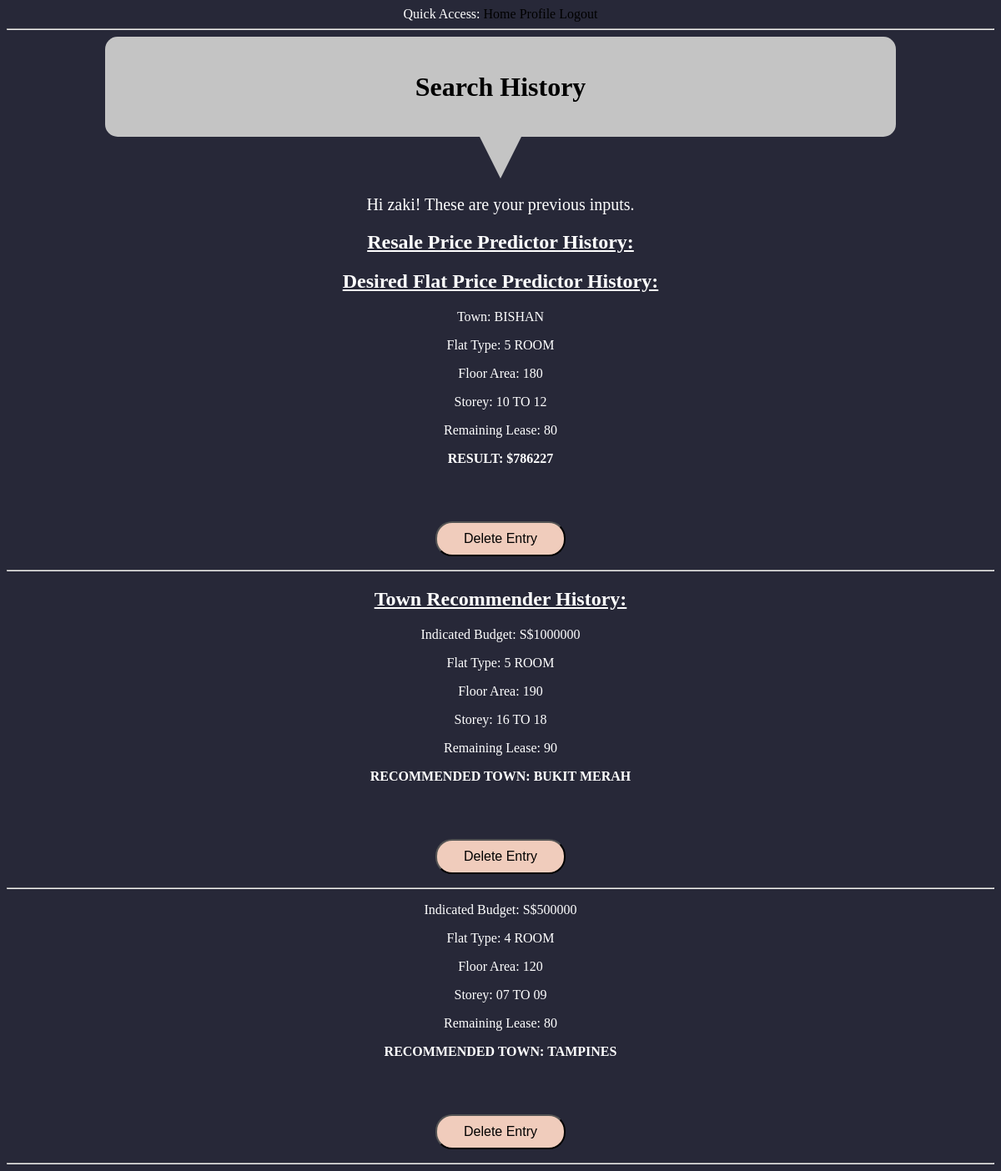
The page /user/zaki (signed in) on the database its author committed.
### app/models.py (models this page shows, shortened)
class User(UserMixin, db.Model):
    id = db.Column(db.Integer, primary_key=True)
    username = db.Column(db.String(64), index=True, unique=True)
    password_hash = db.Column(db.String(128))
    posts = db.relationship('Post', backref='author', lazy='dynamic')
    resaleInput = db.relationship(
        'resaleInput', backref='author', lazy='dynamic')
    flatpriceInput = db.relationship(
        'flatpriceInput', backref='author', lazy='dynamic')
    townInput = db.relationship('townInput', backref='author', lazy='dynamic')

class flatpriceInput(db.Model):
    id = db.Column(db.Integer, primary_key=True)
    town = db.Column(db.String(64))
    flatType = db.Column(db.String(64))
    floorArea = db.Column(db.Integer)
    storey = db.Column(db.String(64))
    age = db.Column(db.Integer)
    OUTPUT = db.Column(db.Integer)
    user_id = db.Column(db.Integer, db.ForeignKey('user.id'))

class townInput(db.Model):
    id = db.Column(db.Integer, primary_key=True)
    budget = db.Column(db.Integer)
    flatType = db.Column(db.String(64))
    floorArea = db.Column(db.Integer)
    storey = db.Column(db.String(64))
    age = db.Column(db.Integer)
    OUTPUT1 = db.Column(db.String(64))
    OUTPUT2 = db.Column(db.String(64))
    OUTPUT3 = db.Column(db.String(64))
    user_id = db.Column(db.Integer, db.ForeignKey('user.id'))

### app/routes.py (the view)
@app.route('/user/<username>')
@login_required
def user(username):
    user = User.query.filter_by(username=username).first_or_404()
    return render_template('user.html', user=user)

### app/models.py (called while the page is built)
@login.user_loader
def load_user(id):
    return User.query.get(int(id))

### app/templates/user.html (shortened to what this page needs)
{% extends "base.html" %} {% block content %}
<html>
  <head>
  </head>
  <body>
    <h1 id="header">Search History</h1>
    <div class="triangle-down"></div>
    <p style="font-size: 20px">
      Hi {{ user.username }}! These are your previous inputs.
    </p>
    <h2><u>Resale Price Predictor History:</u></h2>
    <h2><u>Desired Flat Price Predictor History:</u></h2>
    {% for ri in user.flatpriceInput %}
    <div><p>Town: {{ ri.town }}</p></div>
    <div><p>Flat Type: {{ ri.flatType }}</p></div>
    <div><p>Floor Area: {{ ri.floorArea }}</p></div>
    <div><p>Storey: {{ ri.storey }}</p></div>
    <div><p>Remaining Lease: {{ ri.age }}</p></div>
    <div>
      <p><b>RESULT: ${{ ri.OUTPUT }}</b></p>
    </div>
    <p>
      <button id="delete">
        <a
          class="del"
          href="{{ url_for('deletebuyer',username=current_user.username, id = ri.id) }}"
          >Delete Entry</a
        >
      </button>
    </p>
    <hr />
    {% endfor %}
    <h2><u>Town Recommender History:</u></h2>
    {% for ri in user.townInput %}
    <div><p>Indicated Budget: S${{ ri.budget }}</p></div>
    <div><p>Flat Type: {{ ri.flatType }}</p></div>
    <div><p>Floor Area: {{ ri.floorArea }}</p></div>
    <div><p>Storey: {{ ri.storey }}</p></div>
    <div><p>Remaining Lease: {{ ri.age }}</p></div>
    <div>
      <p><b>RECOMMENDED TOWN: {{ ri.OUTPUT1 }}</b></p>
    </div>
    <p>
      <button id="delete">
        <a
          class="del"
          href="{{ url_for('deletetown',username=current_user.username, id = ri.id) }}"
          >Delete Entry</a
        >
      </button>
    </p>
    <hr />
    {% endfor %} {% endblock %}

### app/templates/base.html (shortened to what this page needs)
<html>
  <head>
  </head>
  <body>
    <div>
      Quick Access:
      <a href="{{ url_for('index') }}">Home</a>
      {% if current_user.is_anonymous %}
      <a href="{{ url_for('login') }}">Login</a>
      {% else %}
      <a href="{{ url_for('user', username=current_user.username) }}"
        >Profile</a
      >
      <a href="{{ url_for('logout') }}">Logout</a>
      {% endif %}
    </div>
    <hr />
     {% block content %}{% endblock %}
  </body>
</html>

### app/templates/base.html (style rules this page uses)
body { text-align: center; background-color: #272838; color: white; }
#header { color: black; text-align: center; border-radius: 15px; background-color: #c4c4c4; height: 15vh; width: 80%; vertical-align: middle; line-height: 15vh; margin: 0 auto 0 auto; }
.triangle-down { width: 0; height: 0; border-left: 25px solid transparent; border-right: 25px solid transparent; border-top: 50px solid #c4c4c4; margin: 0 auto 0 auto; }
#delete { margin-top: 50px; background-color: #f0ccbc; border-radius: 20px; padding: 10px 32px; font-size: 16px; }
a:link { color: black; text-decoration: none; }

### rows shown on the page
User: username "zaki"
flatpriceInput: town "BISHAN", flatType "5 ROOM", floorArea "180", storey "10 TO 12", age "80", OUTPUT "786227"
townInput: budget "1000000", flatType "5 ROOM", floorArea "190", storey "16 TO 18", age "90", OUTPUT1 "BUKIT MERAH"
townInput: budget "500000", flatType "4 ROOM", floorArea "120", storey "07 TO 09", age "80", OUTPUT1 "TAMPINES"
